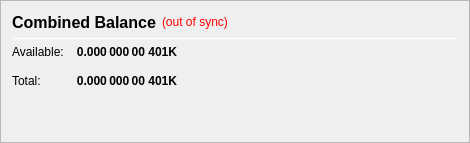
                   <widget class="QFrame" name="frame_CombinedBalances">
                    <property name="minimumSize">
                     <size>
                      <width>470</width>
                      <height>0</height>
                     </size>
                    </property>
                    <property name="frameShape">
                     <enum>QFrame::StyledPanel</enum>
                    </property>
                    <property name="frameShadow">
                     <enum>QFrame::Raised</enum>
                    </property>
                    <layout class="QVBoxLayout" name="verticalLayout_5">
                     <item>
                      <layout class="QHBoxLayout" name="horizontalLayout_5" stretch="0">
                       <item>
                        <widget class="QLabel" name="label_5z">
                         <property name="minimumSize">
                          <size>
                           <width>0</width>
                           <height>20</height>
                          </size>
                         </property>
                         <property name="font">
                          <font>
                           <pointsize>12</pointsize>
                           <weight>75</weight>
                           <bold>true</bold>
                          </font>
                         </property>
                         <property name="toolTip">
                          <string>Combined Balance (including unconfirmed and immature coins)</string>
                         </property>
                         <property name="text">
                          <string>Combined Balance</string>
                         </property>
                        </widget>
                       </item>
                       <item>
                        <widget class="QLabel" name="labelWalletStatus">
                         <property name="cursor">
                          <cursorShape>WhatsThisCursor</cursorShape>
                         </property>
                         <property name="toolTip">
                          <string>The displayed information may be out of date. Your wallet automatically synchronizes with the 401KCoin network after a connection is established, but this process has not completed yet.</string>
                         </property>
                         <property name="styleSheet">
                          <string notr="true">QLabel { color: red; }</string>
                         </property>
                         <property name="text">
                          <string notr="true">(out of sync)</string>
                         </property>
                         <property name="alignment">
                          <set>Qt::AlignLeading|Qt::AlignLeft|Qt::AlignVCenter</set>
                         </property>
                        </widget>
                       </item>
                       <item>
                        <spacer name="horizontalSpacer_1">
                         <property name="orientation">
                          <enum>Qt::Horizontal</enum>
                         </property>
                         <property name="sizeHint" stdset="0">
                          <size>
                           <width>40</width>
                           <height>20</height>
                          </size>
                         </property>
                        </spacer>
                       </item>
                      </layout>
                     </item>
                     <item>
                      <widget class="Line" name="line_CombinedBalance">
                       <property name="minimumSize">
                        <size>
                         <width>0</width>
                         <height>1</height>
                        </size>
                       </property>
                       <property name="maximumSize">
                        <size>
                         <width>16777215</width>
                         <height>1</height>
                        </size>
                       </property>
                       <property name="orientation">
                        <enum>Qt::Horizontal</enum>
                       </property>
                      </widget>
                     </item>
                     <item>
                      <layout class="QGridLayout" name="gridLayout_3">
                       <property name="spacing">
                        <number>12</number>
                       </property>
                       <item row="1" column="0">
                        <widget class="QLabel" name="labelBalanceTextz">
                         <property name="text">
                          <string>Available:</string>
                         </property>
                        </widget>
                       </item>
                       <item row="1" column="1">
                        <widget class="QLabel" name="labelBalancez">
                         <property name="font">
                          <font>
                           <weight>75</weight>
                           <bold>true</bold>
                          </font>
                         </property>
                         <property name="cursor">
                          <cursorShape>IBeamCursor</cursorShape>
                         </property>
                         <property name="toolTip">
                          <string>Your current spendable balance</string>
                         </property>
                         <property name="text">
                          <string notr="true">0.000 000 00 401K</string>
                         </property>
                         <property name="alignment">
                          <set>Qt::AlignRight|Qt::AlignTrailing|Qt::AlignVCenter</set>
                         </property>
                         <property name="textInteractionFlags">
                          <set>Qt::LinksAccessibleByMouse|Qt::TextSelectableByKeyboard|Qt::TextSelectableByMouse</set>
                         </property>
                        </widget>
                       </item>
                       <item row="2" column="0">
                        <widget class="QLabel" name="labelTotalTextz">
                         <property name="text">
                          <string>Total:</string>
                         </property>
                        </widget>
                       </item>
                       <item row="2" column="1">
                        <widget class="QLabel" name="labelTotalz">
                         <property name="font">
                          <font>
                           <weight>75</weight>
                           <bold>true</bold>
                          </font>
                         </property>
                         <property name="cursor">
                          <cursorShape>IBeamCursor</cursorShape>
                         </property>
                         <property name="toolTip">
                          <string>Total Balance, including all unavailable coins.</string>
                         </property>
                         <property name="text">
                          <string notr="true">0.000 000 00 401K</string>
                         </property>
                         <property name="alignment">
                          <set>Qt::AlignRight|Qt::AlignTrailing|Qt::AlignVCenter</set>
                         </property>
                         <property name="textInteractionFlags">
                          <set>Qt::LinksAccessibleByMouse|Qt::TextSelectableByKeyboard|Qt::TextSelectableByMouse</set>
                         </property>
                        </widget>
                       </item>
                       <item row="2" column="3">
                        <spacer name="horizontalSpacer_2">
                         <property name="orientation">
                          <enum>Qt::Horizontal</enum>
                         </property>
                         <property name="sizeHint" stdset="0">
                          <size>
                           <width>40</width>
                           <height>20</height>
                          </size>
                         </property>
                        </spacer>
                       </item>
                      </layout>
                     </item>
                     <item>
                      <spacer name="verticalSpacer_1">
                       <property name="orientation">
                        <enum>Qt::Vertical</enum>
                       </property>
                       <property name="sizeHint" stdset="0">
                        <size>
                         <width>20</width>
                         <height>40</height>
                        </size>
                       </property>
                      </spacer>
                     </item>
                    </layout>
                   </widget>
